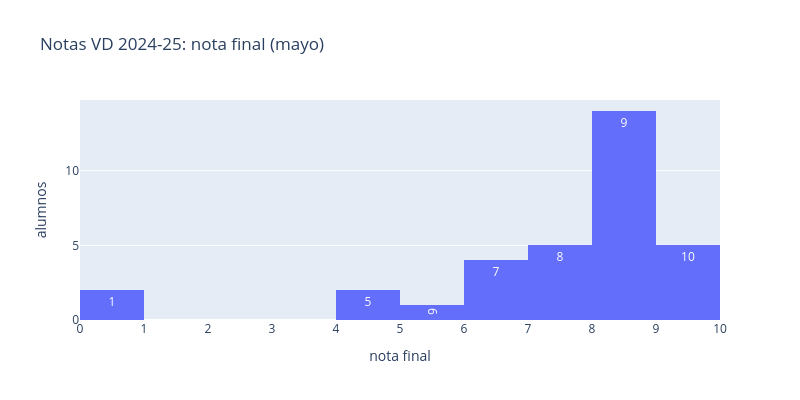

Here is the notebook cell this chart was saved with:
### Code cell
# final grades
data = []
data.append(go.Histogram(x=df['final'], text=df['id'], xbins=dict(size=1, start=0, end=10), ))
fig = go.Figure(layout_title_text=f"Notas VD {year}: nota final (mayo)", data=data)
fig.update_xaxes(title_text="nota final", dtick=1)
fig.update_layout(
    yaxis_title="alumnos",
    width=800, height=400)
fig.show()

### Figure 1 — Plotly figure (JSON) as saved in the notebook; plotly's stock layout.template omitted (floating-point values rounded to 4 significant figures)
{"data": [{"text": [1.0, 2.0, 3.0, 4.0, 5.0, 6.0, 7.0, 8.0, 9.0, 10.0, 11.0, 12.0, 13.0, 14.0, 15.0, 16.0, 17.0, 18.0, 19.0, 20.0, 21.0, 22.0, 23.0, 24.0, 25.0, 26.0, 27.0, 28.0, 29.0, 30.0, 31.0, 32.0, 33.0], "type": "histogram", "x": [6.7, 0.0, 8.1, 9.2, 8.3, 8.1, 7.2, 9.2, 8.3, 8.2, 6.9, 7.4, 4.2, 9.0, 8.2, 9.3, 8.5, 8.6, 4.2, 6.3, 8.1, 7.3, 8.5, 8.8, 9.2, 6.8, 8.4, 5.2, 8.1, 7.5, 0.0, 7.5, 8.5], "xbins": {"end": 10, "size": 1, "start": 0}}], "layout": {"height": 400, "title": {"text": "Notas VD 2024-25: nota final (mayo)"}, "width": 800, "xaxis": {"dtick": 1, "title": {"text": "nota final"}}, "yaxis": {"title": {"text": "alumnos"}}}}
